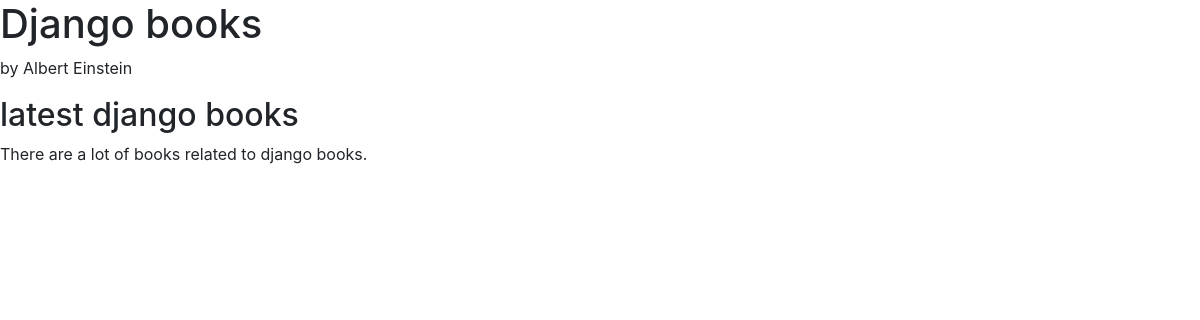
Screenshot of /blog/1/ (signed in) with the database file from the repository.
### blog/models.py (models this page shows, shortened)
class Blog(models.Model):
    title = models.CharField(max_length=100, blank=False, null=False)
    description = models.TextField(blank=False, null=False)
    summary = models.CharField(max_length=200, blank=False, null=False)
    author = models.ForeignKey(get_user_model(), blank=True, null=True, related_name="blogs", on_delete=models.CASCADE)
    created_at = models.DateTimeField(auto_now_add=True)
    updated_at = models.DateTimeField(auto_now=True)
    file_upload = models.FileField(upload_to="uploads/", null=True, blank=True)
    class Meta:
        verbose_name = 'Blog'
        verbose_name_plural = 'Blogs'
        permissions = [
            ('view_all_blogs', 'Can view all blogs'),
        ]

### users/models.py (models this page shows)
class CustomUser(AbstractUser):
    following = models.ManyToManyField('self',
                blank=True,
                through=Contact,
                related_name='followers',
                symmetrical=False)

### blog/views.py (the view)
class BlogDetailView(LoginRequiredMixin, PermissionRequiredMixin, DetailView):
    model = Blog
    template_name = "blog/detail.html"
    permission_required = 'blog.view_blog'

### templates/blog/detail.html (shortened to what this page needs)
{% extends "base.html" %}
{% block content %}
    <h1> {{ blog.title }} </h1>
    <p> by {{ blog.author.get_full_name }} </p>
    <h2> {{ blog.summary }} </h2>
    <p> {{ blog.description }}
{% endblock content %}

### rows the page displays
Blog: title "Django books", author.get_full_name "Albert Einstein", summary "latest django books", description "There are a lot of books related to django books."
